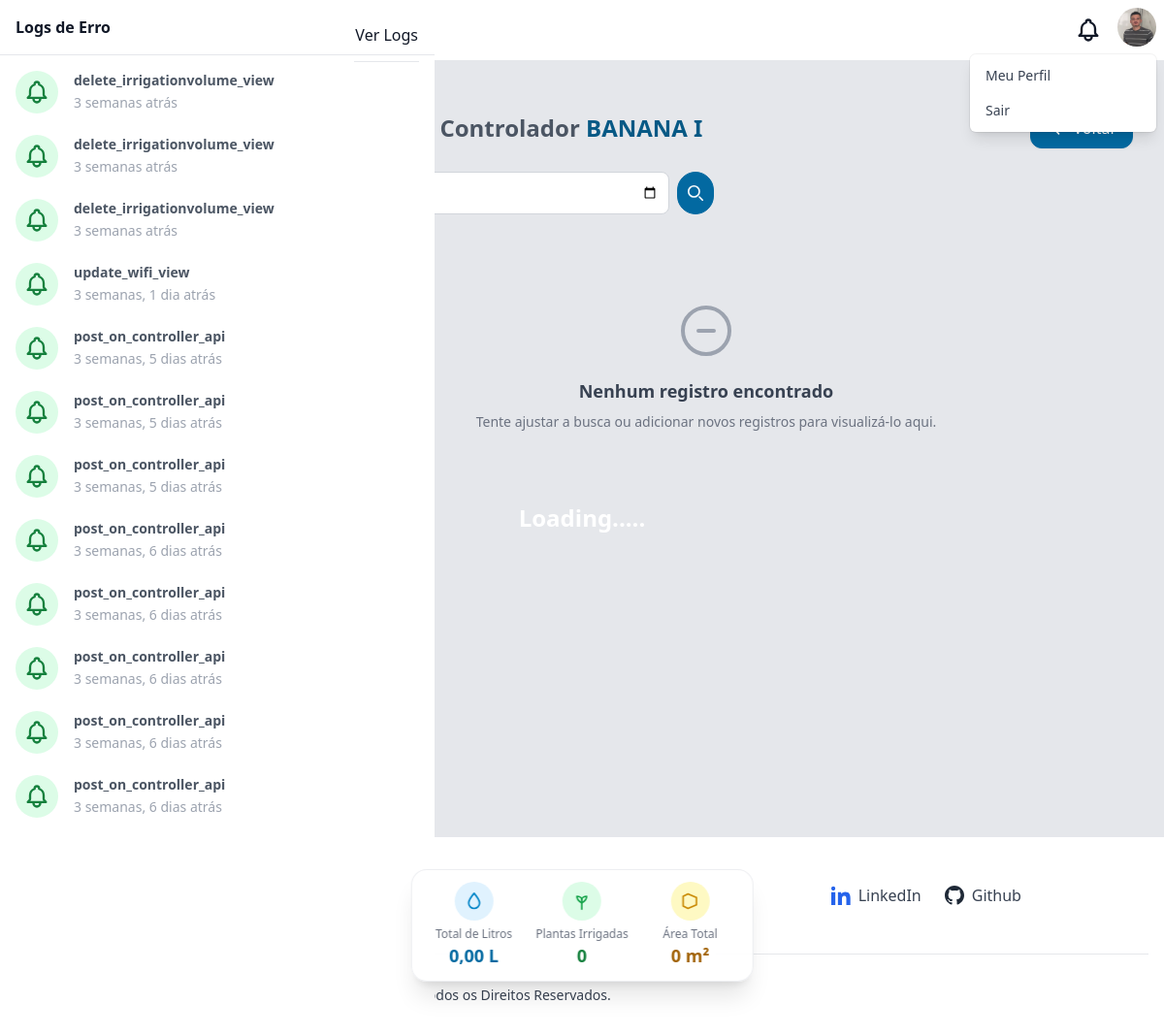
The page /controllers/irrigationscontroller/5/ (signed in) on the database as committed earlier.
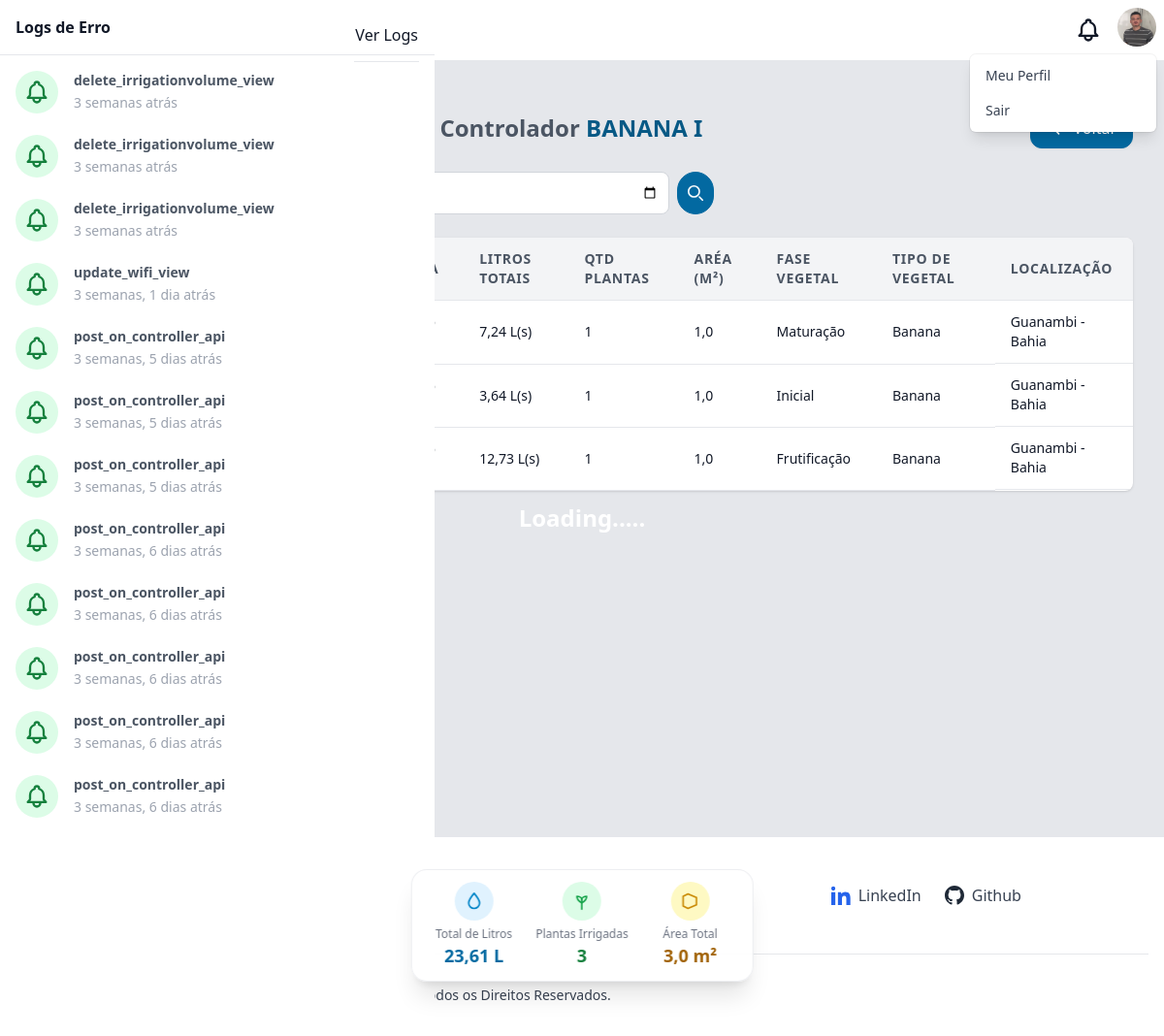
The same page on the database as committed later.
### logs/models.py (models this page shows, shortened)
class Log(models.Model):
    reference = models.CharField(max_length=255)
    viewed = models.BooleanField(default=0)
    exception = models.JSONField()
    created_at = models.DateTimeField()

### controllers/models.py (models this page shows, shortened)
class IrrigationController(models.Model):
    PHASE_CHOICES_VEGETABLE = [
        (1, 'Inicial'),
        (2, 'Vegetativa'),
        (3, 'Floração'),
        (4, 'Frutificação'),
        (5, 'Maturação'),
    ]
    date = models.DateField(auto_now_add=True)
    time = models.TimeField(auto_now_add=True)
    total_liters = models.FloatField(
        help_text="Total de litros de água utilizados na irrigação"
    )
    plants_number = models.PositiveIntegerField(
        help_text="Quantidade de plantas/vegetais irrigados por válvula"
    )
    irrigation_radius = models.FloatField(
        help_text="Raio de cobertura da irrigação em metros"
    )
    phase_vegetable = models.PositiveSmallIntegerField(
        choices=PHASE_CHOICES_VEGETABLE,
        help_text="Fase do cultivo no momento da irrigação"
    )
    controller = models.ForeignKey(
        Controller,
        on_delete=models.SET_NULL,
        related_name='irrigations',
        null=True
    )
    valvecontroller = models.ForeignKey(
        ValveController,
        on_delete=models.SET_NULL,
        related_name="irrigations",
        null=True,
        blank=True
    )
    geolocation = models.ForeignKey(
        Geolocation,
        on_delete=models.SET_NULL,
        null=True,
        blank=True
    )
    culturevegetable = models.ForeignKey(
        CultureVegetable,
        on_delete=models.SET_NULL,
        null=True,
        blank=True
    )

### culturesvegetables/models.py (models this page shows, shortened)
class CultureVegetable(models.Model):
    name = models.CharField(max_length=255)
    emoji = models.CharField(
        max_length=2,
        validators=[emoji_validator],
        help_text="Escolha um emoji para representar a cultura.",
        blank=True,
        null=True
    )
    phase_initial_kc = models.FloatField(validators=[MinValueValidator(0.0)])
    phase_vegetative_kc = models.FloatField(validators=[MinValueValidator(0.0)])
    phase_flowering_kc = models.FloatField(validators=[MinValueValidator(0.0)])
    phase_fruiting_kc = models.FloatField(validators=[MinValueValidator(0.0)])
    phase_maturation_kc = models.FloatField(validators=[MinValueValidator(0.0)])

### geolocations/models.py (models this page shows, shortened)
class Geolocation(models.Model):
    city = models.CharField(max_length=255)
    state = models.CharField(max_length=255)
    latitude = models.FloatField()
    longitude = models.FloatField()
    favorite = models.BooleanField(default=False)

### controllers/views.py (the view)
# urls.py: path('irrigationscontroller/<int:id>/', views.irrigationsForValveList, name='irrigationscontrollers_list'),
@login_required(login_url='/auth/login/')
def irrigationsForValveList(request, id):
    logs = Log.objects.order_by('-created_at')
    hasUnread = logs.filter(viewed=False).exists()
    logs = logs[:12]
    formCultureVegetable = CultureVegetableForm()
    geolocations = Geolocation.objects.all()
    culturesVegetables = CultureVegetable.objects.all()
    valve = get_object_or_404(ValveController, id=id)
    valveList = valve.irrigations.all()
    dateQuery = request.GET.get('date', '')
    if dateQuery:
        parsedDate = parse_date(dateQuery)
        if parsedDate:
            valveList = valveList.filter(date=parsedDate)
    valveList = valveList.order_by('-date')
    paginator = Paginator(valveList, 30)
    pageNumber = request.GET.get('page')
    pageObj = paginator.get_page(pageNumber)
    totals = valveList.aggregate(
        totalLiters=Sum('total_liters'),
        totalPlants=Sum('plants_number'),
        totalRadius=Sum('irrigation_radius')
    )
    totalLiters = totals['totalLiters'] or 0
    totalPlants = totals['totalPlants'] or 0
    totalArea = 0
    for irrigation in valveList:
        if irrigation.irrigation_radius:
            totalArea += irrigation.irrigation_radius
    return render(
        request,
        'controller/irrigationcontroller/listforvalve.html',
        context={
            'user': request.user,
            'logs': logs,
            'page_obj': pageObj,
            'form_culture_vegetable': formCultureVegetable,
            'has_unread': hasUnread,
            'geolocations': geolocations,
            'cultures_vegetables': culturesVegetables,
            'valve': valve,
            'date_query': dateQuery,
            'total_liters': totalLiters,
            'total_plants': totalPlants,
            'total_area': round(totalArea, 2),
            "today": now().date()
        }
    )

### templates/controller/irrigationcontroller/listforvalve.html (shortened to what the changed rows need)
{% extends "base.html" %}
{% load static %}
{% block content %}
<div class="antialiased font-sans min-h-[800px] bg-gray-200 pb-32">
  <div class="container mx-auto py-4 px-4 sm:px-6 lg:px-8">
    <div class="py-8">
      <div class="flex flex-col sm:flex-row sm:items-center sm:justify-between mb-6 gap-4">
        <h2 class="text-2xl font-bold text-gray-600 flex flex-col sm:flex-row sm:items-center gap-2">
          Válvula<span class="text-sky-800 dark:text-sky-800">#{{ valve.order }}</span>
          <span class="text-gray-600 dark:text-gray-400">—</span>
          <span>
            Controlador <span class="text-sky-800 dark:text-sky-800 font-semibold">{{ valve.controller.name }}</span>
          </span>
        </h2>
      </div>
      {% if page_obj %}
        <div class="overflow-x-auto rounded-lg shadow bg-white">
          <table class="w-full min-w-[600px] text-sm text-left">
            <thead>
              <tr class="bg-gray-100">
                <th class="px-4 py-3 border-b text-gray-600 font-semibold uppercase tracking-wider">ID</th>
                <th class="px-4 py-3 border-b text-gray-600 font-semibold uppercase tracking-wider">Data e Hora</th>
                <th class="px-4 py-3 border-b text-gray-600 font-semibold uppercase tracking-wider">Litros Totais</th>
                <th class="px-4 py-3 border-b text-gray-600 font-semibold uppercase tracking-wider">QTD Plantas</th>
                <th class="px-4 py-3 border-b text-gray-600 font-semibold uppercase tracking-wider">Aréa (m²)</th>
                <th class="px-4 py-3 border-b text-gray-600 font-semibold uppercase tracking-wider">Fase Vegetal</th>
                <th class="px-4 py-3 border-b text-gray-600 font-semibold uppercase tracking-wider">Tipo de Vegetal</th>
                <th class="px-4 py-3 border-b text-gray-600 font-semibold uppercase tracking-wider">Localização</th>
              </tr>
            </thead>
            <tbody>
              {% for irrigation in page_obj %}
                <tr class="hover:bg-gray-50">
                  <td class="px-4 py-3 border-b">{{ irrigation.id }}</td>
                  <td class="px-4 py-3 border-b">
                  </td>
                  <td class="px-4 py-3 border-b">{{ irrigation.total_liters|floatformat:2 }} L(s)</td>
                  <td class="px-4 py-3 border-b">{{ irrigation.plants_number }}</td>
                  <td class="px-4 py-3 border-b">{{ irrigation.irrigation_radius }}</td>
                  <td class="px-4 py-3 border-b">
                    {{ irrigation.get_phase_vegetable_display }}
                  </td>
                  <td class="px-4 py-3 border-b">
                    {{ irrigation.culturevegetable.name|default:"-" }}
                  </td>
                  <td class="px-4 py-3 border-b flex items-center gap-2">
                    {{ irrigation.geolocation.city }} - {{ irrigation.geolocation.state }}
                  </td>
                </tr>
              {% endfor %}
            </tbody>
          </table>
        </div>
      {% else %}
        <div
          class="flex flex-col items-center justify-center py-16 px-4 text-center"
        >
          <svg
            class="w-16 h-16 text-gray-400 mb-4"
            fill="none"
            stroke="currentColor"
            stroke-width="1.5"
            viewBox="0 0 24 24"
            xmlns="http://www.w3.org/2000/svg"
            aria-hidden="true"
          >
            <path
              stroke-linecap="round"
              stroke-linejoin="round"
              d="M15 12H9m12 0a9 9 0 11-18 0 9 9 0 0118 0z"
            ></path>
          </svg>
          <h3 class="text-lg font-semibold text-gray-700">
            Nenhum registro encontrado
          </h3>
          <p class="mt-2 text-sm text-gray-500">
            Tente ajustar a busca ou adicionar novos registros para
            visualizá-lo aqui.
          </p>
        </div>
      {% endif %}
    </div>
  </div>
</div>
<div class="fixed bottom-14 left-1/2 transform -translate-x-1/2 z-50">
  <div class="bg-white/80 backdrop-blur-xl rounded-2xl shadow-xl border border-gray-200/70
  px-4 py-3 grid grid-cols-1 sm:grid-cols-3 gap-4 max-w-2xl mx-auto
  transition-all duration-300 hover:shadow-2xl hover:scale-105">
    <div class="flex flex-col items-center text-center">
      <div class="flex items-center justify-center w-10 h-10 rounded-full bg-sky-100 mb-1.5">
        <svg xmlns="http://www.w3.org/2000/svg" fill="none" viewBox="0 0 24 24"
             stroke-width="2" stroke="currentColor" class="w-5 h-5 text-sky-600">
          <path stroke-linecap="round" stroke-linejoin="round"
                d="M12 2.25c-4.5 5.25-6.75 9-6.75 12A6.75 6.75 0 0012 21a6.75 6.75 0 006.75-6.75c0-3-2.25-6.75-6.75-12z"/>
        </svg>
      </div>
      <p class="text-xs font-medium text-gray-500">Total de Litros</p>
      <p class="text-lg font-bold text-sky-700">{{ total_liters|floatformat:2 }} L</p>
    </div>
    <div class="flex flex-col items-center text-center">
      <div class="flex items-center justify-center w-10 h-10 rounded-full bg-green-100 mb-1.5">
        <svg xmlns="http://www.w3.org/2000/svg"
            fill="none"
            viewBox="0 0 24 24"
            stroke-width="2"
            stroke="currentColor"
            stroke-linecap="round"
            stroke-linejoin="round"
            class="w-5 h-5 text-green-600"
            aria-hidden="true">
          <path d="M12 22V10"/>
          <path d="M12 14c-4-2-6-5-6-8 3 0 6 1.5 6 4"/>
          <path d="M12 14c4-2 6-5 6-8 -3 0 -6 1.5 -6 4"/>
        </svg>
      </div>
      <p class="text-xs font-medium text-gray-500">Plantas Irrigadas</p>
      <p class="text-lg font-bold text-green-700">{{ total_plants }}</p>
    </div>
    <div class="flex flex-col items-center text-center">
      <div class="flex items-center justify-center w-10 h-10 rounded-full bg-yellow-100 mb-1.5">
        <svg xmlns="http://www.w3.org/2000/svg" fill="none" viewBox="0 0 24 24"
             stroke-width="2" stroke="currentColor" class="w-5 h-5 text-yellow-600">
          <path stroke-linecap="round" stroke-linejoin="round"
                d="M9 3l10.5 4.5v9L9 21 3 18V6l6-3z"/>
        </svg>
      </div>
      <p class="text-xs font-medium text-gray-500">Área Total</p>
      <p class="text-lg font-bold text-yellow-700">{{ total_area }} m²</p>
    </div>
  </div>
</div>
{% endblock %}

### templates/base.html (shortened to what the changed rows need)
{% load static %}
<!DOCTYPE html>
<html lang="pt-br">
  <head>
    <link href="{% static 'css/style.css' %}" rel="stylesheet" />
    <link href="{% static 'css/base.css' %}" rel="stylesheet" />
    <link rel="stylesheet" href="https://unpkg.com/leaflet@1.9.4/dist/leaflet.css" />
  </head>
  <body>
    <div x-data="setup()" x-init="$refs.loading.classList.add('hidden'); setColors(color);" :class="{ 'dark': isDark}">
      <div class="flex h-screen antialiased text-gray-900 bg-gray-100 dark:bg-dark dark:text-light">
        <div class="flex-1 h-full overflow-x-hidden overflow-y-auto">
        {% block content %}
        {% endblock %}
        </div>
        <section
          x-transition:enter="transition duration-300 ease-in-out transform sm:duration-500"
          x-transition:enter-start="-translate-x-full"
          x-transition:enter-end="translate-x-0"
          x-transition:leave="transition duration-300 ease-in-out transform sm:duration-500"
          x-transition:leave-start="translate-x-0"
          x-transition:leave-end="-translate-x-full"
          x-ref="notificationsPanel"
          x-show="isNotificationsPanelOpen"
          @keydown.escape="isNotificationsPanelOpen = false"
          tabindex="-1"
          aria-labelledby="notificationPanelLabel"
          class="fixed inset-y-0 z-20 w-full max-w-xs bg-white dark:bg-darker dark:text-light sm:max-w-md focus:outline-none"
        >
          <div class="flex flex-col h-screen" x-data="{ activeTabe: 'action' }">
            <div class="flex-shrink-0">
              <div class="flex items-center justify-between px-4 pt-4 border-b dark:border-primary-darker">
                <h2 id="notificationPanelLabel" class="pb-4 font-semibold">Logs de Erro</h2>
              </div>
            </div>
            <div class="flex-1 pt-4 overflow-y-hidden hover:overflow-y-auto">
              {% if logs %}
                <div class="space-y-4" x-show.transition.in="activeTabe == 'action'">
                  {% for log in logs %}
                    <a href="/logs/{{log.id}}/get/"
                      class="block hover:bg-gray-100 dark:hover:bg-gray-200 rounded transition-colors duration-150">
                      <div class="flex px-4 space-x-4">
                        <div class="relative flex-shrink-0">
                          <span class="inline-block p-2 overflow-visible rounded-full
                            {% if log.viewed %}
                              bg-green-100 text-green-700
                            {% else %}
                              bg-yellow-100 text-yellow-700
                            {% endif %}">
                          </span>
                          <div class="absolute h-24 p-px -mt-3 -ml-px bg-primary-50 left-1/2 dark:bg-primary-darker"></div>
                        </div>
                        <div class="flex-1 overflow-hidden">
                          <h5 class="text-sm font-semibold text-gray-600 dark:text-light">
                            {{ log.reference }}
                          </h5>
                          <span class="text-sm font-normal text-gray-400 dark:text-primary-light">
                            {{ log.created_at|timesince }} atrás
                          </span>
                        </div>
                      </div>
                    </a>
                  {% endfor %}
                </div>
              {% endif %}
            </div>
          </div>
      </div>
    </div>
  </body>
</html>

Rows that differ between the two databases and show on the page:
added IrrigationController: total_liters "7,24", plants_number "1", irrigation_radius "1,0", phase_vegetable "Maturação", culturevegetable.name "Banana", geolocation.city "Guanambi", geolocation.state "Bahia"
added IrrigationController: total_liters "3,64", plants_number "1", irrigation_radius "1,0", phase_vegetable "Inicial", culturevegetable.name "Banana", geolocation.city "Guanambi", geolocation.state "Bahia"
added IrrigationController: total_liters "12,73", plants_number "1", irrigation_radius "1,0", phase_vegetable "Frutificação", culturevegetable.name "Banana", geolocation.city "Guanambi", geolocation.state "Bahia"
Other text that changed with them:
{{ total_liters|floatformat:2 }}: "0,00" → "23,61"
{{ total_plants }}: "0" → "3"
{{ total_area }}: "0" → "3,0"
text no longer shown: "Nenhum registro encontrado Tente ajustar a busca ou adicionar novos registros para visualizá-lo aqui."
text now shown: "LITROS TOTAIS QTD PLANTAS ARÉA (M²) FASE VEGETAL TIPO DE VEGETAL LOCALIZAÇÃO"
